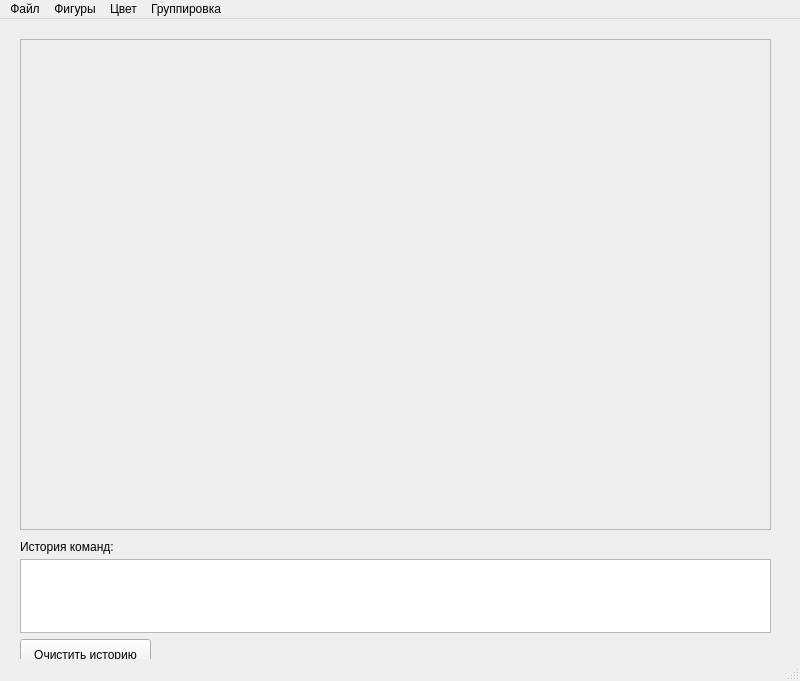
<?xml version="1.0" encoding="UTF-8"?>
<ui version="4.0">
 <class>MainWindow</class>
 <widget class="QMainWindow" name="MainWindow">
  <property name="geometry">
   <rect>
    <x>0</x>
    <y>0</y>
    <width>800</width>
    <height>681</height>
   </rect>
  </property>
  <property name="windowTitle">
   <string>Визуальный редактор</string>
  </property>
  <widget class="QWidget" name="centralwidget">
   <widget class="QFrame" name="frame">
    <property name="geometry">
     <rect>
      <x>20</x>
      <y>20</y>
      <width>751</width>
      <height>491</height>
     </rect>
    </property>
    <property name="frameShape">
     <enum>QFrame::Shape::StyledPanel</enum>
    </property>
    <property name="frameShadow">
     <enum>QFrame::Shadow::Raised</enum>
    </property>
   </widget>
   <widget class="QTextEdit" name="Commands">
    <property name="enabled">
     <bool>true</bool>
    </property>
    <property name="geometry">
     <rect>
      <x>20</x>
      <y>540</y>
      <width>751</width>
      <height>74</height>
     </rect>
    </property>
    <property name="readOnly">
     <bool>true</bool>
    </property>
   </widget>
   <widget class="QLabel" name="CmdStory">
    <property name="geometry">
     <rect>
      <x>20</x>
      <y>520</y>
      <width>121</width>
      <height>16</height>
     </rect>
    </property>
    <property name="text">
     <string>История команд:</string>
    </property>
   </widget>
   <widget class="QPushButton" name="clearHistory">
    <property name="geometry">
     <rect>
      <x>20</x>
      <y>620</y>
      <width>131</width>
      <height>32</height>
     </rect>
    </property>
    <property name="text">
     <string>Очистить историю</string>
    </property>
   </widget>
  </widget>
  <widget class="QMenuBar" name="menubar">
   <property name="geometry">
    <rect>
     <x>0</x>
     <y>0</y>
     <width>800</width>
     <height>37</height>
    </rect>
   </property>
   <widget class="QMenu" name="menu">
    <property name="title">
     <string>Фигуры</string>
    </property>
    <addaction name="circle"/>
    <addaction name="square"/>
    <addaction name="ellipse"/>
    <addaction name="rectangle"/>
    <addaction name="triangle"/>
    <addaction name="empty"/>
   </widget>
   <widget class="QMenu" name="menu_2">
    <property name="title">
     <string>Цвет</string>
    </property>
    <addaction name="chooseColor"/>
   </widget>
   <widget class="QMenu" name="menu_3">
    <property name="title">
     <string>Группировка</string>
    </property>
    <addaction name="separator"/>
    <addaction name="separator"/>
    <addaction name="group"/>
    <addaction name="ungroup"/>
   </widget>
   <widget class="QMenu" name="menu_4">
    <property name="title">
     <string>Файл</string>
    </property>
    <addaction name="saveas"/>
    <addaction name="open"/>
   </widget>
   <addaction name="menu_4"/>
   <addaction name="menu"/>
   <addaction name="menu_2"/>
   <addaction name="menu_3"/>
  </widget>
  <widget class="QStatusBar" name="statusbar"/>
  <action name="circle">
   <property name="text">
    <string>Круг</string>
   </property>
  </action>
  <action name="square">
   <property name="text">
    <string>Квадрат</string>
   </property>
  </action>
  <action name="ellipse">
   <property name="text">
    <string>Эллипс</string>
   </property>
  </action>
  <action name="rectangle">
   <property name="text">
    <string>Прямоугольник</string>
   </property>
  </action>
  <action name="triangle">
   <property name="text">
    <string>Треугольник</string>
   </property>
  </action>
  <action name="empty">
   <property name="checkable">
    <bool>false</bool>
   </property>
   <property name="text">
    <string>:)</string>
   </property>
  </action>
  <action name="chooseColor">
   <property name="text">
    <string>Выбрать цвет</string>
   </property>
  </action>
  <action name="group">
   <property name="text">
    <string>Группировать</string>
   </property>
  </action>
  <action name="ungroup">
   <property name="text">
    <string>Разгруппировать</string>
   </property>
  </action>
  <action name="saveas">
   <property name="text">
    <string>Сохранить в файл</string>
   </property>
  </action>
  <action name="open">
   <property name="text">
    <string>Открыть файл</string>
   </property>
  </action>
 </widget>
 <resources/>
 <connections/>
</ui>
